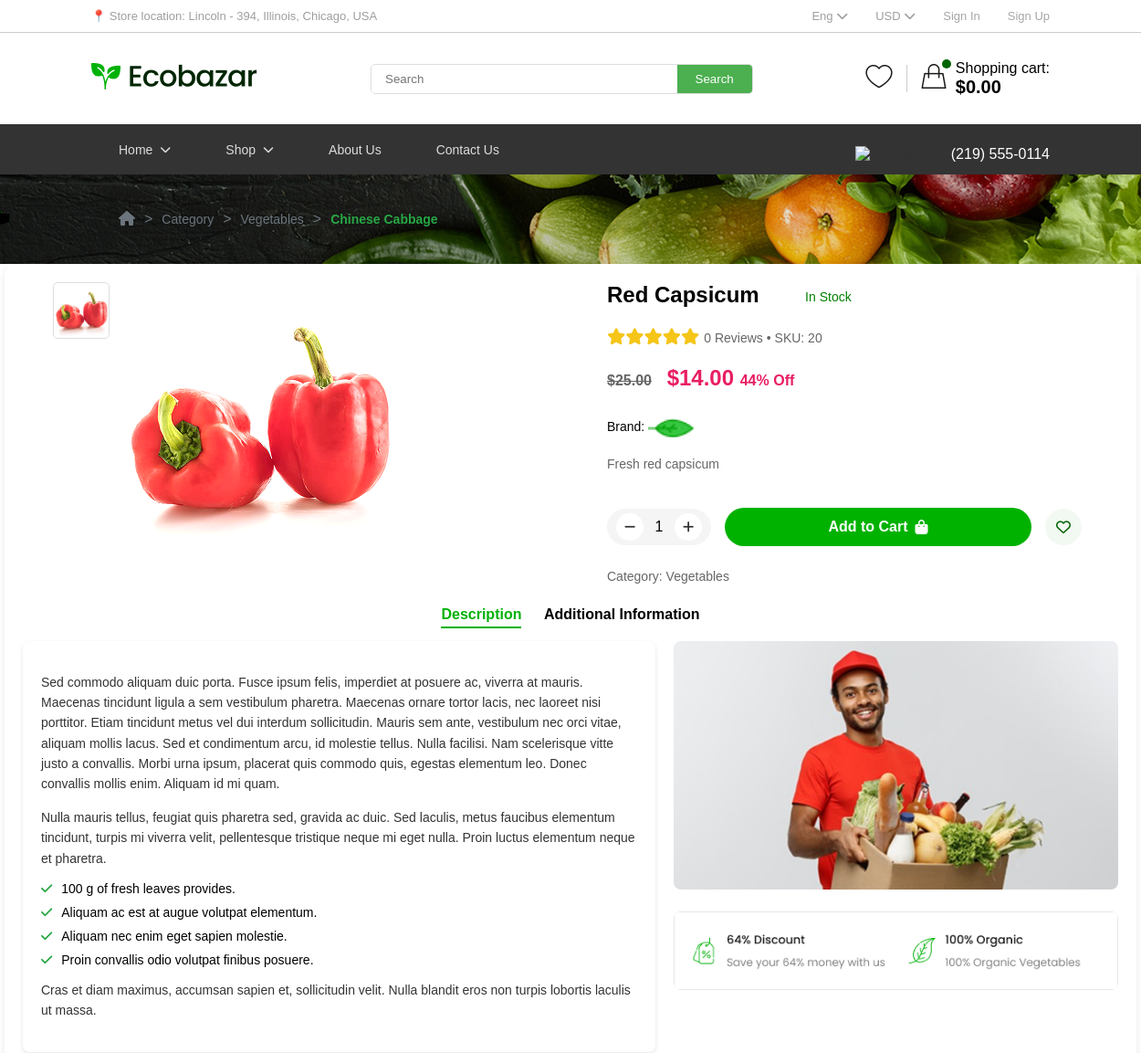
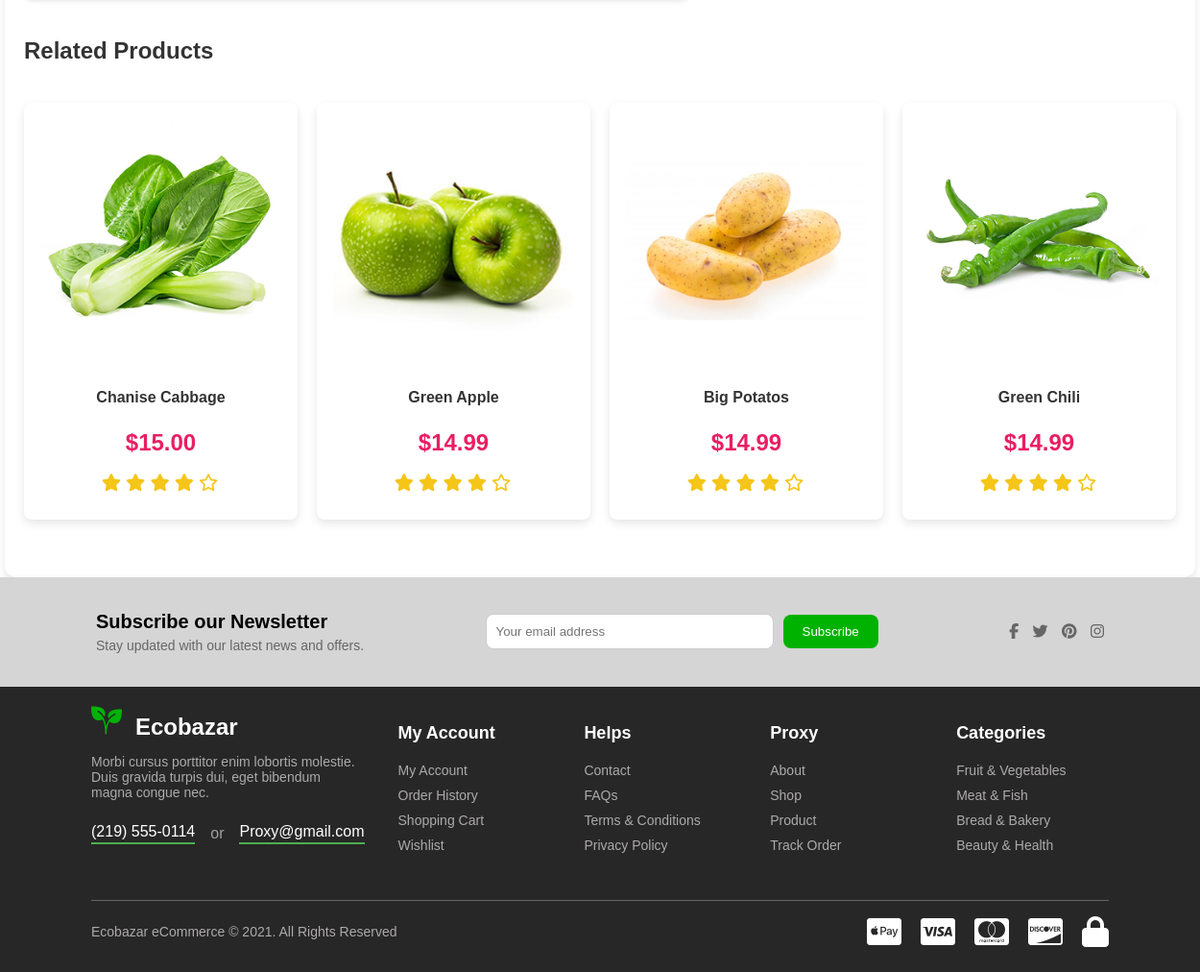
/10prd_details.php?id=1, run on the app's committed database (2 pictures, top to bottom).
### tables this page shows
CREATE TABLE `products` (
  `id` int(11) NOT NULL,
  `category_id` int(11) DEFAULT NULL,
  `name` varchar(255) NOT NULL,
  `price` decimal(10,2) NOT NULL,
  `image` varchar(255) DEFAULT NULL,
  `description` text DEFAULT NULL,
  `old_price` decimal(10,2) DEFAULT NULL,
  `stock` int(11) DEFAULT 0
);

CREATE TABLE `categories` (
  `id` int(11) NOT NULL,
  `name` varchar(255) NOT NULL,
  `image` varchar(255) DEFAULT NULL
);

### 10prd_details.php (the view, shortened to what this page needs)
<?php
include './includes/head.php';
$product_id = isset($_GET['id']) ? (int)$_GET['id'] : 0;
$sql = "SELECT p.*, c.name as category_name, GROUP_CONCAT(t.thumbnail_image) as thumbnails
        FROM products p
        LEFT JOIN thumbnails t ON p.id = t.product_id
        LEFT JOIN categories c ON p.category_id = c.id
        WHERE p.id = ?
        GROUP BY p.id";
$stmt = $conn->prepare($sql);
$stmt->bind_param("i", $product_id);
$stmt->execute();
$result = $stmt->get_result();
if ($result->num_rows > 0) {
    $product = $result->fetch_assoc();
} else {
    header("Location: 08shop.php");
    exit();
}
$prod_imgs = [];
if (!empty($product['image'])) {
    $prod_imgs[] = './assetsHG/images/shop/'. $product['image'];
}
?>
<link rel="stylesheet" href="assetsHG/style.css">
<div class="breadcrumb-container">
    <div class="breadcrumb">
        <a href="#" class="home-icon" title="Home">
            <i class="fas fa-home" aria-hidden="true"></i>
        </a>
        <span> &gt; </span>
        <a href="#">Category</a>
        <span> &gt; </span>
        <a href="#">Vegetables</a>
        <span> &gt; </span>
        <a href="#" class="active">Chinese Cabbage</a>
    </div>
</div>
<div class="container">
    <div class="product-container">
        <div class="product-images">
            <div class="thumbnail-gallery">
                <?php
                foreach ($prod_imgs as $index => $thumbnail) {
                    echo '<img src="' . htmlspecialchars($thumbnail) . '" alt="Thumbnail ' . ($index + 1) . '">';
                }
                ?>
            </div>
            <div class="main-image" style="width: 85%;">
                <img src="<?php echo !empty($prod_imgs) ? $prod_imgs[0] : ''; ?>" alt="<?php echo htmlspecialchars($product['name']); ?>">
            </div>
        </div>
        <div class="product-details">
            <h1><?php echo htmlspecialchars($product['name']); ?> <span class="stock-status"><?php echo $product['stock'] > 0 ? 'In Stock' : 'Out of Stock'; ?></span></h1>
            <div class="rating">
                <?php
                $rating = $product['rating'] ?? 5;
                for($i = 1; $i <= 5; $i++) {
                    echo '<i class="fas fa-star' . ($i <= $rating ? '"' : ' -o"') . '"></i>';
                }
                ?>
                <span><?php echo $product['reviews_count'] ?? 0; ?> Reviews • SKU: <?php echo htmlspecialchars($product['stock']); ?></span>
            </div>
            <div class="price">
                <?php if($product['old_price'] > $product['price']): ?>
                    <span class="original-price">$<?php echo number_format($product['old_price'], 2); ?></span>
                <?php endif; ?>
                $<?php echo number_format($product['price'], 2); ?>
                <?php if($product['old_price'] > $product['price']): ?>
                    <span class="discount"><?php echo round((($product['old_price'] - $product['price']) / $product['old_price']) * 100); ?>% Off</span>
                <?php endif; ?>
            </div>
            <div class="brand">
                <span>Brand: <img src="assetsHG/images/10prd-details/brand.png" alt="Brand Logo"></span>
            </div>
            <div class="description">
                <?php echo htmlspecialchars($product['description']); ?>
            </div>
            <div class="product-add">
                <div class="quantity">
                    <button class="minus-btn"><i class="fas fa-minus"></i></button>
                    <input type="text" id="quantity" value="1" readonly>
                    <button class="plus-btn"><i class="fas fa-plus"></i></button>
                </div>
                <button class="add-to-cart" onclick="addToCart(<?php echo $product_id; ?>, document.getElementById('quantity').value)">
                    Add to Cart <i class="fas fa-shopping-bag"></i>
                </button>
                <button class="wishlist-btn" onclick="addToWishlist(<?php echo $product_id; ?>)">
                    <i class="far fa-heart"></i>
                </button>
            </div>
            <div class="category">Category: <?php echo htmlspecialchars($product['category_name']); ?></div>
        </div>
    </div>
<div class="tabs">
        <a href="10prd_details.php?id=<?php echo $product_id; ?>" class="tab <?php echo basename($_SERVER['PHP_SELF']) == '10prd_details.php' ? 'active' : ''; ?>" data-tab="description">Description</a>
        <a href="./11prd_info.php?id=<?php echo $product_id; ?>" class="tab <?php echo basename($_SERVER['PHP_SELF']) == '11prd_info.php' ? 'active' : ''; ?>" data-tab="additional-info">Additional Information</a>
    </div>
    <div class="prd-container">
        <div class="prd-description">
            <p>Sed commodo aliquam duic porta. Fusce ipsum felis, imperdiet at posuere ac, viverra at mauris. Maecenas tincidunt ligula a sem vestibulum pharetra. Maecenas ornare tortor lacis, nec laoreet nisi porttitor. Etiam tincidunt metus vel dui interdum sollicitudin. Mauris sem ante, vestibulum nec orci vitae, aliquam mollis lacus. Sed et condimentum arcu, id molestie tellus. Nulla facilisi. Nam scelerisque vitte justo a convallis. Morbi urna ipsum, placerat quis commodo quis, egestas elementum leo. Donec convallis mollis enim. Aliquam id mi quam.</p>
            <p>Nulla mauris tellus, feugiat quis pharetra sed, gravida ac duic. Sed laculis, metus faucibus elementum tincidunt, turpis mi viverra velit, pellentesque tristique neque mi eget nulla. Proin luctus elementum neque et pharetra.</p>
            <ul>
                <li><i class="fas fa-check"></i>100 g of fresh leaves provides.</li>
                <li><i class="fas fa-check"></i>Aliquam ac est at augue volutpat elementum.</li>
                <li><i class="fas fa-check"></i>Aliquam nec enim eget sapien molestie.</li>
                <li><i class="fas fa-check"></i>Proin convallis odio volutpat finibus posuere.</li>
            </ul>
            <p>Cras et diam maximus, accumsan sapien et, sollicitudin velit. Nulla blandit eros non turpis lobortis laculis ut massa.</p>
        </div>
        <div class="image-section">
            <img class="img-section" src="assetsHG/images/10prd-details/img.png" alt="Product Image">
            <div class="prd-discount">
                <img src="assetsHG/images/10prd-details/feature.png" alt="Discount Banner">
            </div>
        </div>
    </div>
    <div class="related-products">
        <a href="#" class="active">Related Products</a>
    </div>
    <div class="product-grid">
    <?php
    $sql = "SELECT * FROM products WHERE id <> ? AND stock > 0 ORDER BY RAND() LIMIT 4";
    $stmt = $conn->prepare($sql);
    $stmt->bind_param("i", $product['id']);
    $stmt->execute();
    $result = $stmt->get_result();
    if ($result->num_rows > 0) {
        while ($row = $result->fetch_assoc()) {
            $sale_class = !empty($row['old_price']) && $row['old_price'] > $row['price'] ? 'sale' : '';
            ?>
            <div class="product <?php echo $sale_class; ?>">
                <a href="10prd_details.php?id=<?= $row['id']; ?>">
                    <img src="assetsHG/images/shop/<?php echo $row['image']; ?>" alt="<?php echo $row['name']; ?>">
                    <h3><?php echo $row['name']; ?></h3>
                    <p class="price">$<?php echo number_format($row['price'], 2); ?>
                    </p>
                    <p class="rating">
                        <i class="fa-solid fa-star"></i>
                        <i class="fa-solid fa-star"></i>
                        <i class="fa-solid fa-star"></i>
                        <i class="fa-solid fa-star"></i>
                        <i class="fa-regular fa-star"></i>
                    </p>
                    </a>
            </div>
            <?php
        }
    } else {
        echo "<p>Không tìm thấy sản phẩm liên quan.</p>";
    }
    ?>
    </div>
</div>
<?php include('components/footer.php') ?>

### assets/style.css (style rules this page uses)
body { margin: 0; font-family: Arial, sans-serif; }
.breadcrumb-container { background: url('image/Breadcrumbs.png') no-repeat center; background-size: cover; padding: 30px 60px; display: flex; align-items: center; }
.breadcrumb { display: flex; align-items: center; font-family: 'Arial', sans-serif; padding: 10px 70px; }
.breadcrumb a { text-decoration: none; color: #6c757d; font-size: 14px; transition: color 0.3s ease; }
.breadcrumb .home-icon { font-size: 16px; }
.breadcrumb span { margin: 0 10px; color: #6c757d; }
.breadcrumb a.active { color: #28a745; font-weight: bold; }
.container { width: 100%; max-width: 360px; background: #fff; padding: 40px; border-radius: 12px; box-shadow: 0 4px 8px rgba(0,0,0,0.1); justify-self: center; margin: 50px; }
.product-details { flex: 1; }
.stock-status { padding: 6px 14px; border-radius: 20px; font-size: 13px; font-weight: 500; display: inline-block; text-align: center; min-width: 90px; }

### 10prd_details.php (style rules this page uses)
.tabs .tab.active { color: #00B207; border-bottom: 2px solid #00B207; }

### data on the page
products: name "Red Capsicum", stock "20", old_price "25.00", price "14.00", (($product['old_price'] - $product['price']) / $product['old_price']) * 100 "44", description "Fresh red capsicum", category.name "Vegetables"
products: image (picture), name "Chanise Cabbage", price "15.00"
products: image (picture), name "Green Apple", price "14.99"
products: image (picture), name "Big Potatos", price "14.99"
products: image (picture), name "Green Chili", price "14.99"

### other printed values
$cartTotal "0.00"
$product['reviews_count'] "0"
